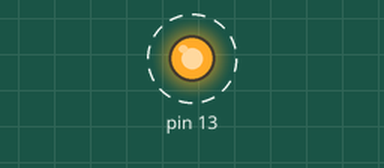
This sketch was run on a simulated Arduino Uno, built with avr-gcc and run on an emulated ATmega328P. Shown: output pins drawn as LEDs (lit = HIGH). Dashed ring = blinking. No radio packets arrive unless stated.

Above: at 0.5 s.
Timing chart, 0 to 3.0 s (numbered marks = the images above):
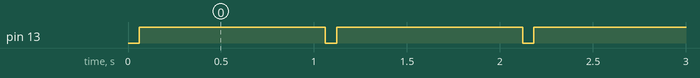

The sketch:

transmittertest1.ino
```cpp
// ask_receiver.pde
// -*- mode: C++ -*-
// Simple example of how to use RadioHead to receive messages
// with a simple ASK transmitter in a very simple way.
// Implements a simplex (one-way) receiver with an Rx-B1 module

#include <RH_ASK.h>
#include <SPI.h> // Not actualy used but needed to compile

RH_ASK Radio(2000,"",2);

void setup()
{
    pinMode(13, OUTPUT);
    Serial.begin(9600);	// Debugging only
    if (!Radio.init())
         Serial.println("init failed");
}

void loop()
{
   const char *msg = "Forbindelse!";

   Radio.send((uint8_t*)msg, strlen(msg));
   Radio.waitPacketSent();
   digitalWrite(13, HIGH);
   delay(1000);
   digitalWrite(13, LOW);
}
```

Measured:
- by itself, pin 13: alternates HIGH for 1.0 s and LOW for 0.06 s
